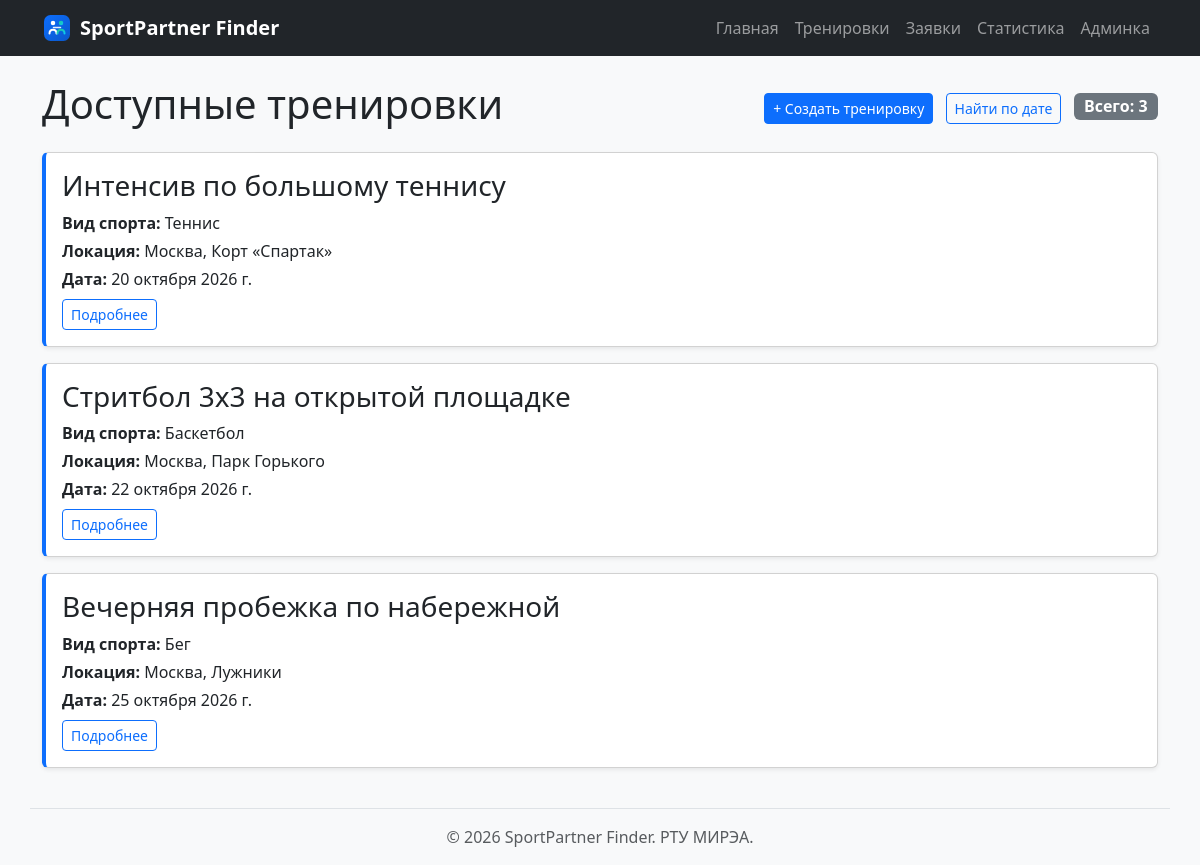
/events/, run on an earlier commit of the app's database.
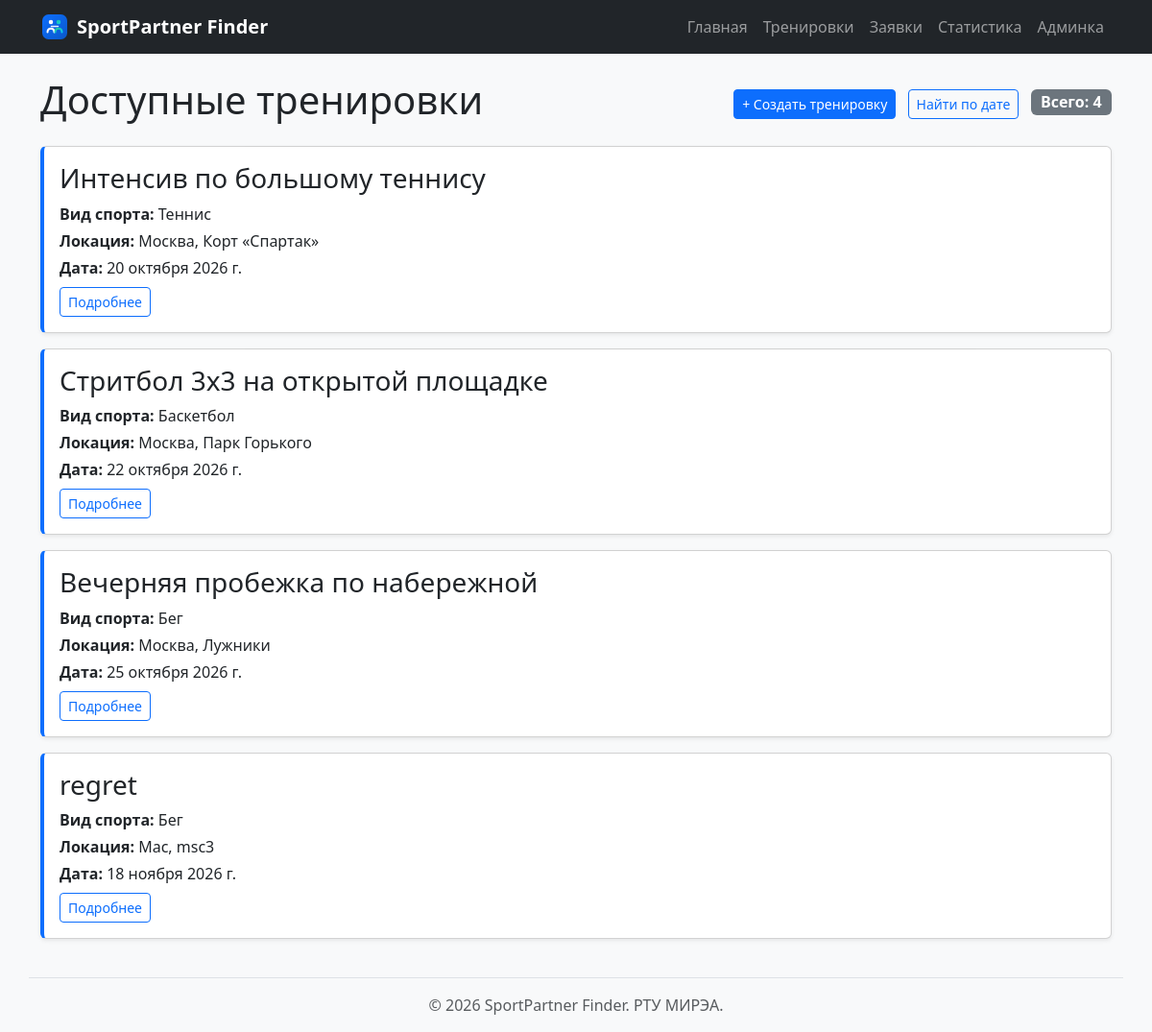
And on a later commit of the database.
### events/models.py (models this page shows, shortened)
class Event(models.Model):
    title = models.CharField(
        max_length=200,
        verbose_name="Название тренировки",
    )
    sport = models.ForeignKey(
        Sport,
        on_delete=models.PROTECT,
        related_name="events",
        verbose_name="Вид спорта",
    )
    city = models.CharField(
        max_length=100,
        verbose_name="Город",
    )
    location = models.CharField(
        max_length=200,
        verbose_name="Локация",
    )
    date = models.DateField(
        verbose_name="Дата проведения",
    )
    min_level = models.PositiveIntegerField(
        default=1,
        verbose_name="Минимальный уровень",
    )
    max_level = models.PositiveIntegerField(
        default=5,
        verbose_name="Максимальный уровень",
    )
    capacity = models.PositiveIntegerField(
        default=2,
        verbose_name="Вместимость (мест)",
        help_text="Укажите максимальное количество участников тренировки.",
    )
    image = models.ImageField(
        upload_to="events/",
        blank=True,
        null=True,
        verbose_name="Фото локации",
    )
    objects = EventManager()
    class Meta:
        ordering = ["date", "pk"]
        verbose_name = "Тренировка"
        verbose_name_plural = "Тренировки"

### events/views.py (the view)
# urls.py: path("", views.events_list, name="list"),
def events_list(request):
    search_query = request.GET.get("q", "").strip()
    sport_id = request.GET.get("sport", "").strip()
    sort_by = request.GET.get("sort", "date")
    events_qs = Event.objects.select_related("sport").annotate(
        sport_name=F("sport__name")
    )
    if search_query:
        events_qs = events_qs.filter(
            Q(title__icontains=search_query) | Q(city__icontains=search_query)
        )
    if sport_id.isdigit():
        events_qs = events_qs.filter(sport_id=int(sport_id))
    allowed_sort = {
        "date": "date",
        "title": "title",
        "capacity": "-capacity",
    }
    sort_field = allowed_sort.get(sort_by, "date")
    events_qs = events_qs.order_by(sort_field, "id")
    context = {
        "events": events_qs,
        "sports": Sport.objects.order_by("name"),
        "search_query": search_query,
        "selected_sport": sport_id,
        "sort_by": sort_by,
    }
    return render(request, "events/event_list.html", context)

### events/templates/events/event_list.html (shortened to what this page needs)
{% extends "base.html" %}
{% block content %}
<div class="d-flex justify-content-between align-items-center mb-3">
    <h1>Доступные тренировки</h1>
    <div>
        <a href="{% url 'events:create' %}" class="btn btn-primary btn-sm me-2">+ Создать тренировку</a>
        <a href="{% url 'events:available' %}" class="btn btn-outline-primary btn-sm me-2">Найти по дате</a>
        <span class="badge bg-secondary fs-6">Всего: {{ events|length }}</span>
    </div>
</div>
{% for event in events %}
    {% include "events/includes/event_card.html" %}
{% empty %}
    <div class="alert alert-info">Событий пока не создано.</div>
{% endfor %}
{% endblock %}

### events/templates/events/includes/event_card.html
<article class="card event-card mb-3 shadow-sm">
    <div class="card-body">
        <h3 class="card-title">{{ event.title|default:"Без названия" }}</h3>
        <p class="card-text mb-1"><strong>Вид спорта:</strong> {{ event.sport_name }}</p>
        <p class="card-text mb-1"><strong>Локация:</strong> {{ event.city }}, {{ event.location }}</p>
        <p class="card-text mb-2"><strong>Дата:</strong> {{ event.date }}</p>
        <a href="{% url 'events:detail' event.id %}" class="btn btn-sm btn-outline-primary">Подробнее</a>
    </div>
</article>

What changed in the data, as far as the page shows it:
added Event: title "regret", sport_name "Бег", city "Mac", location "msc3", date "18 ноября 2026 г."
Also different on the page:
{{ events|length }}: "3" → "4"
